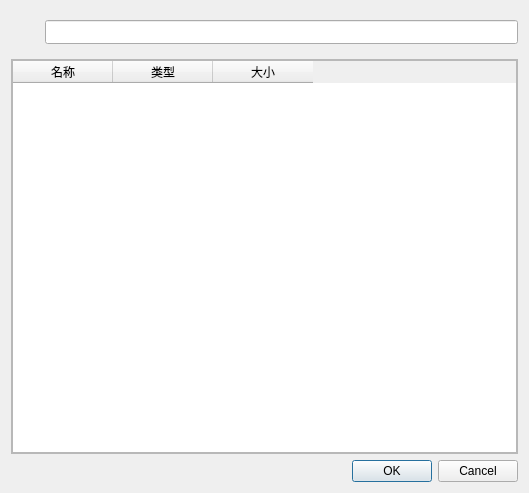
<?xml version="1.0" encoding="UTF-8"?>
<ui version="4.0">
 <class>ManageWindow</class>
 <widget class="QDialog" name="ManageWindow">
  <property name="geometry">
   <rect>
    <x>0</x>
    <y>0</y>
    <width>529</width>
    <height>493</height>
   </rect>
  </property>
  <property name="windowTitle">
   <string>Dialog</string>
  </property>
  <layout class="QVBoxLayout" name="verticalLayout_2">
   <item>
    <widget class="QWidget" name="widget" native="true">
     <layout class="QHBoxLayout" name="horizontalLayout">
      <property name="leftMargin">
       <number>0</number>
      </property>
      <property name="rightMargin">
       <number>0</number>
      </property>
      <item>
       <widget class="QPushButton" name="up_btn">
        <property name="sizePolicy">
         <sizepolicy hsizetype="Fixed" vsizetype="Fixed">
          <horstretch>0</horstretch>
          <verstretch>0</verstretch>
         </sizepolicy>
        </property>
        <property name="minimumSize">
         <size>
          <width>28</width>
          <height>24</height>
         </size>
        </property>
        <property name="maximumSize">
         <size>
          <width>28</width>
          <height>24</height>
         </size>
        </property>
        <property name="autoFillBackground">
         <bool>false</bool>
        </property>
        <property name="styleSheet">
         <string notr="true">background:rgba(0,0,0,0);
border:1px solid rgba(0,0,0,0);</string>
        </property>
        <property name="text">
         <string/>
        </property>
        <property name="icon">
         <iconset resource="icons.qrc">
          <normaloff>:/icons/up.png</normaloff>:/icons/up.png</iconset>
        </property>
        <property name="iconSize">
         <size>
          <width>20</width>
          <height>20</height>
         </size>
        </property>
       </widget>
      </item>
      <item>
       <widget class="QLineEdit" name="address">
        <property name="minimumSize">
         <size>
          <width>0</width>
          <height>24</height>
         </size>
        </property>
        <property name="maximumSize">
         <size>
          <width>16777215</width>
          <height>24</height>
         </size>
        </property>
       </widget>
      </item>
     </layout>
    </widget>
   </item>
   <item>
    <widget class="QScrollArea" name="scrollArea">
     <property name="widgetResizable">
      <bool>true</bool>
     </property>
     <widget class="QWidget" name="scrollAreaWidgetContents">
      <property name="geometry">
       <rect>
        <x>0</x>
        <y>0</y>
        <width>509</width>
        <height>394</height>
       </rect>
      </property>
      <layout class="QVBoxLayout" name="verticalLayout">
       <property name="spacing">
        <number>0</number>
       </property>
       <property name="leftMargin">
        <number>0</number>
       </property>
       <property name="topMargin">
        <number>0</number>
       </property>
       <property name="rightMargin">
        <number>0</number>
       </property>
       <property name="bottomMargin">
        <number>0</number>
       </property>
       <item>
        <widget class="QTableWidget" name="tableWidget">
         <property name="styleSheet">
          <string notr="true"/>
         </property>
         <column>
          <property name="text">
           <string>名称</string>
          </property>
         </column>
         <column>
          <property name="text">
           <string>类型</string>
          </property>
         </column>
         <column>
          <property name="text">
           <string>大小</string>
          </property>
         </column>
        </widget>
       </item>
      </layout>
     </widget>
    </widget>
   </item>
   <item>
    <widget class="QDialogButtonBox" name="buttonBox">
     <property name="orientation">
      <enum>Qt::Horizontal</enum>
     </property>
     <property name="standardButtons">
      <set>QDialogButtonBox::Cancel|QDialogButtonBox::Ok</set>
     </property>
    </widget>
   </item>
  </layout>
 </widget>
 <resources>
  <include location="icons.qrc"/>
 </resources>
 <connections>
  <connection>
   <sender>buttonBox</sender>
   <signal>accepted()</signal>
   <receiver>ManageWindow</receiver>
   <slot>accept()</slot>
   <hints>
    <hint type="sourcelabel">
     <x>248</x>
     <y>254</y>
    </hint>
    <hint type="destinationlabel">
     <x>157</x>
     <y>274</y>
    </hint>
   </hints>
  </connection>
  <connection>
   <sender>buttonBox</sender>
   <signal>rejected()</signal>
   <receiver>ManageWindow</receiver>
   <slot>reject()</slot>
   <hints>
    <hint type="sourcelabel">
     <x>316</x>
     <y>260</y>
    </hint>
    <hint type="destinationlabel">
     <x>286</x>
     <y>274</y>
    </hint>
   </hints>
  </connection>
 </connections>
</ui>
